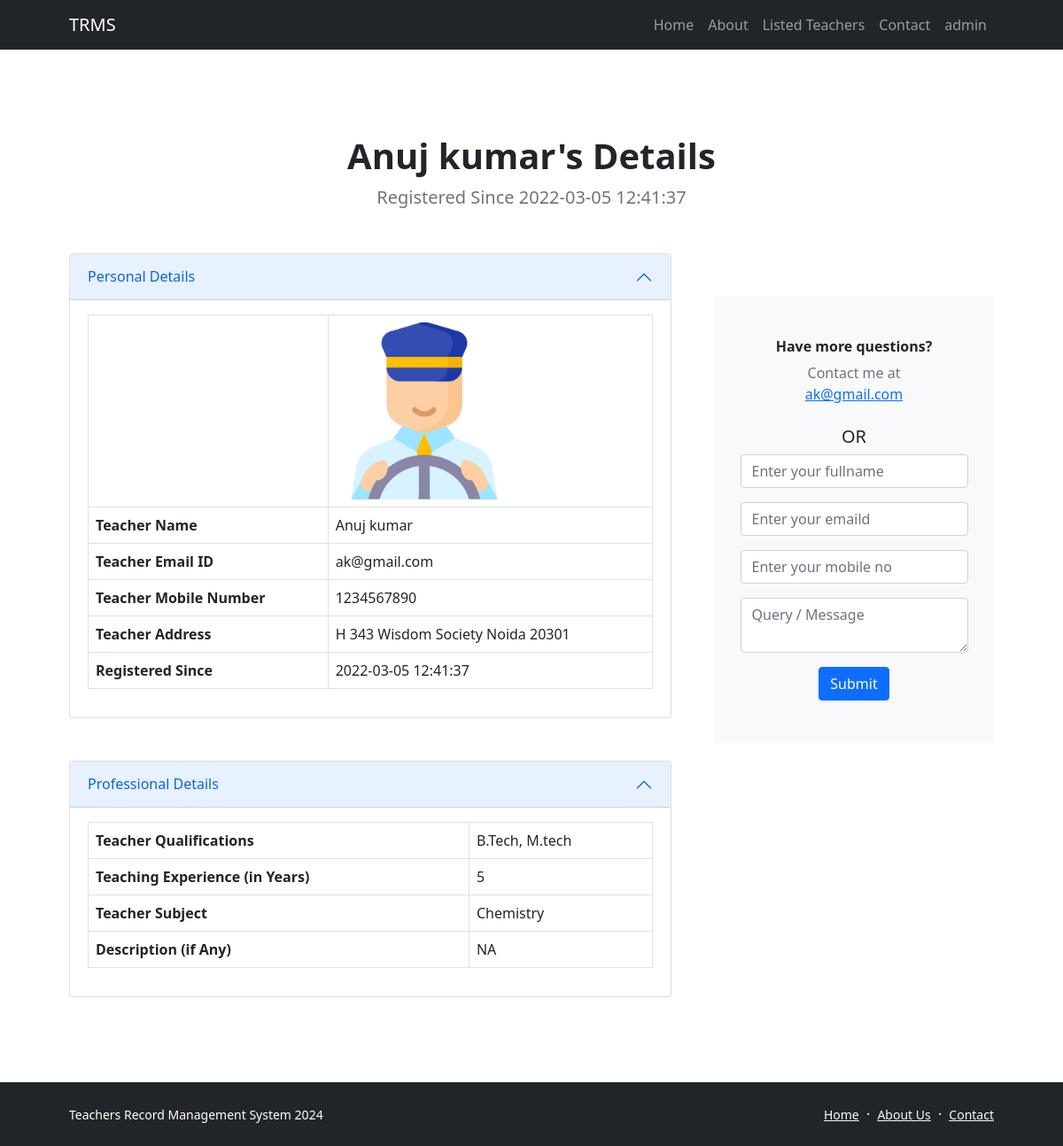
The page /trms/teacher-details.php?tid=1 on the database its author committed.
### tables this page shows
CREATE TABLE `tblteacher` (
  `ID` int(10) NOT NULL,
  `Name` varchar(120) DEFAULT NULL,
  `Picture` varchar(200) NOT NULL,
  `Email` varchar(120) DEFAULT NULL,
  `MobileNumber` bigint(10) DEFAULT NULL,
  `password` varchar(255) DEFAULT NULL,
  `Qualifications` varchar(120) DEFAULT NULL,
  `Address` varchar(200) DEFAULT NULL,
  `TeacherSub` varchar(120) DEFAULT NULL,
  `description` mediumtext DEFAULT NULL,
  `teachingExp` varchar(10) DEFAULT NULL,
  `JoiningDate` varchar(120) DEFAULT NULL,
  `RegDate` timestamp NOT NULL DEFAULT current_timestamp(),
  `isPublic` int(1) DEFAULT NULL
);

### trms/teacher-details.php (the view, shortened to what this page needs)
<?php include_once('includes/dbconnection.php');
?>
<!DOCTYPE html>
<html lang="en">
    <head>
        <link href="https://cdn.jsdelivr.net/npm/bootstrap-icons@1.5.0/font/bootstrap-icons.css" rel="stylesheet" />
        <link href="css/styles.css" rel="stylesheet" />
    </head>
    <body class="d-flex flex-column h-100">
        <main class="flex-shrink-0">
<?php include_once('includes/header.php'); ?>
<?php
$tid=intval($_GET['tid']);
$sql="SELECT * from tblteacher where isPublic='1' and ID='$tid'";
$query = $dbh -> prepare($sql);
$query->execute();
$results=$query->fetchAll(PDO::FETCH_OBJ);
if($query->rowCount() > 0)
{
foreach($results as $row)
{               ?>
            <section class="py-5">
                <div class="container px-5 my-5">
                    <div class="text-center mb-5">
                        <h1 class="fw-bolder"><?php  echo htmlentities($row->Name);?>'s Details</h1>
                        <p class="lead fw-normal text-muted mb-0">Registered Since <?php  echo htmlentities($row->RegDate);?></p>
                    </div>
                    <div class="row gx-5">
                        <div class="col-xl-8">
                            <div class="accordion mb-5" id="accordionExample">
                                <div class="accordion-item">
                                    <h3 class="accordion-header" id="headingOne"><button class="accordion-button" type="button" data-bs-toggle="collapse" data-bs-target="#collapseOne" aria-expanded="true" aria-controls="collapseOne">Personal Details</button></h3>
                                    <div class="accordion-collapse collapse show" id="collapseOne" aria-labelledby="headingOne" data-bs-parent="#accordionExample">
                                        <div class="accordion-body">
              <table class="table table-bordered">
   <tr>
                      <th></th>
                      <td><img src="teacher/images/<?php  echo htmlentities($row->Picture);?>" width="200"></td>
                  </tr>
                  <tr>
                      <th>Teacher Name</th>
                      <td><?php  echo htmlentities($row->Name);?></td>
                  </tr>
                  <tr>
                      <th>Teacher Email ID</th>
                      <td><?php  echo htmlentities($row->Email);?></td>
                  </tr>
                  <tr>
                      <th>Teacher Mobile Number</th>
                      <td><?php  echo htmlentities($row->MobileNumber);?></td>
                  </tr>
                  <tr>
                      <th>Teacher Address</th>
                      <td><?php  echo htmlentities($row->Address);?></td>
                  </tr>
                  <tr>
                      <th>Registered Since</th>
                      <td><?php  echo htmlentities($row->RegDate);?></td>
                  </tr>
              </table>
                                        </div>
                                    </div>
                                </div>
                            </div>
                            <div class="accordion mb-5 mb-xl-0" id="accordionExample2">
                                <div class="accordion-item">
                                    <h3 class="accordion-header" id="headingOne"><button class="accordion-button" type="button" data-bs-toggle="collapse" data-bs-target="#collapseOne" aria-expanded="true" aria-controls="collapseOne">Professional Details</button></h3>
                                    <div class="accordion-collapse collapse show" id="collapseOne" aria-labelledby="headingOne" data-bs-parent="#accordionExample2">
                                        <div class="accordion-body">
                                  <table class="table table-bordered">
                  <tr>
                      <th>Teacher Qualifications</th>
                      <td><?php  echo htmlentities($row->Qualifications);?></td>
                  </tr>
                  <tr>
                      <th>Teaching Experience (in Years)</th>
                      <td><?php  echo htmlentities($row->teachingExp);?></td>
                  </tr>
                  <tr>
                      <th>Teacher Subject</th>
                      <td><?php  echo htmlentities($row->TeacherSub);?></td>
                  </tr>
                  <tr>
                      <th>Description (if Any)</th>
                      <td><?php  echo htmlentities($row->description);?></td>
                  </tr>
              </table>
                                        </div>
                                    </div>
                                </div>
                            </div>
                        </div>
                        <div class="col-xl-4">
                            <div class="card border-0 bg-light mt-xl-5">
                                <div class="card-body p-4 py-lg-5">
                                    <div class="d-flex align-items-center justify-content-center">
                                        <div class="text-center">
                                            <div class="h6 fw-bolder">Have more questions?</div>
                                            <p class="text-muted mb-4">
                                                Contact me at
                                                <br />
                                                <a href="#!"><?php  echo htmlentities($row->Email);?></a>
                                            </p>
                                            <h5>OR</h5>
<form method="post">
 <p>  <input type="text" name="fname" placeholder="Enter your fullname" class="form-control" required></p>
<p><input type="email" name="emailid" placeholder="Enter your emaild" class="form-control" required></p>
<p><input type="text" name="mobileno" placeholder="Enter your mobile no" class="form-control" pattern="[0-9]{10}" title="10 numeric characters only" required></p>
<p><textarea class="form-control" name="query" placeholder="Query / Message" required></textarea>
</p>
<input type="submit" class="btn btn-primary" name="submit">
</form>
                                        </div>
                                    </div>
                                </div>
                            </div>
                        </div>
                    </div>
                </div>
            </section>
        <?php } } else{ ?>
<hr />
<h3 align="center" style="color:red;">Record not Found</h3>
        <?php } ?>
        </main>
 <?php include_once('includes/footer.php'); ?>
    </body>
</html>

### rows shown on the page
tblteacher: Name "Anuj kumar", RegDate "2022-03-05 12:41:37", Picture (picture), Email "ak@gmail.com", MobileNumber "1234567890", Address "H 343 Wisdom Society Noida 20301", Qualifications "B.Tech, M.tech", teachingExp "5", TeacherSub "Chemistry", description "NA"
